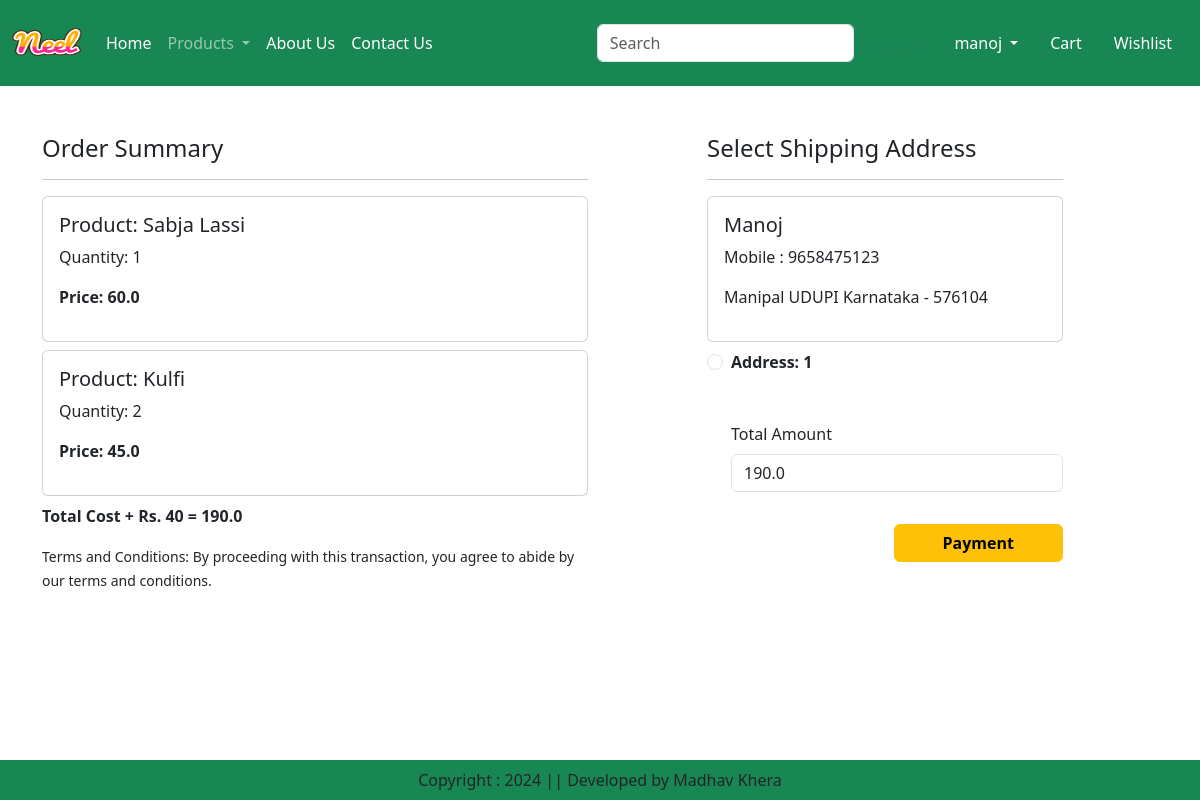
Screenshot of /checkout/ (signed in) with the database file from the repository.
### ec/app/models.py (models this page shows, shortened)
class Cart(models.Model):
    user = models.ForeignKey(User,on_delete=models.CASCADE)
    product=models.ForeignKey(Product,on_delete=models.CASCADE)
    quantity = models.PositiveIntegerField(default=1)
    class Meta:
        unique_together = ('user', 'product')

class Product(models.Model):
    title=models.CharField(max_length=100)
    selling_price = models.FloatField()
    discounted_price = models.FloatField()
    description=models.TextField()
    composition = models.TextField(default='')
    prodapp = models.TextField(default='')
    category= models.CharField(choices= CATEGORY_CHOICES,max_length=2)
    product_image = models.ImageField(upload_to='product')

class Customer(models.Model):
    user = models.ForeignKey(User,on_delete=models.CASCADE)
    name= models.CharField(max_length=200)
    locality = models.CharField(max_length=200)
    city = models.CharField(max_length=50)
    mobile = models.IntegerField(default=0)
    zipcode = models. IntegerField()
    state = models.CharField(choices=STATE_CHOICES, max_length=100)

### ec/app/views.py (the view, shortened to what this page needs)
# urls.py: path('checkout/',views.checkout.as_view(),name='checkout'),
class checkout(View):
    def get(self,request):
        user=request.user
        add=Customer.objects.filter(user=user)
        cart_items=Cart.objects.filter(user=user)
        if not cart_items.exists():
            messages.error(request, "Your cart is empty! Add some products to proceed.")
            return redirect('showcart')
        if not add.exists():
            messages.error(request, "Please add a shipping address before checkout!")
            return redirect('profile')
        famount=0
        for p in cart_items:
            value=p.quantity*p.product.discounted_price
            famount=famount+value
        totalamount=famount+40
        return render(request,'app/checkout.html',locals())

### ec/app/templates/app/checkout.html (shortened to what this page needs)
{% extends 'app/base.html' %}
{% load static %}
{%  block main-content %}
<div class="container">
    <div class="row mt-5">
        <div class="col-sm-6">
            <h4>Order Summary</h4>
            <hr>
            {% for item in cart_items %}
                <div class="card mb-2">
                    <div class="card-body">
                        <h5>Product: {{item.product.title}}</h5>
                        <p>Quantity: {{item.quantity}}</p>
                        <p class="fw-bold">Price: {{item.product.discounted_price}}</p>
                    </div>
                </div>
            {% endfor %}
            <p class="fw-bold">Total Cost + Rs. 40 = {{totalamount}}</p>
            <small>Terms and Conditions: By proceeding with this transaction, you agree to abide by our terms and conditions.</small>
        </div>
        <div class="col-sm-4 offset-sm-1">
            <h4>Select Shipping Address</h4>
            <hr>
            <form method="post" id="myform">
                {% for ad in add %}
                <div class="card">
                    <div class="card-body">
                        <h5>{{ad.name}}</h5>
                        <p>Mobile : {{ad.mobile}}</p>
                        <p>{{ad.locality}} {{ad.city}} {{ad.state}} - {{ad.zipcode}}</p>
                    </div>
                </div>
                <div class="form-check mt-2 mb-5">
                    <input class="form-check-input" type="radio" name="custid" id="custadd{{forloop.counter}}" value="{{ad.id}}">
                    <label class="form-check-label fw-bold" for="custadd{{forloop.counter}}">
                        Address: {{forloop.counter}}
                    </label>
                </div>
                {% endfor %}
                <div class="form-check mb-3">
                    <label for="totalamount" class="form-label">Total Amount</label>
                    <input type="number" class="form-control" name="totalamount" value={{totalamount}} title="" readonly>
                </div>
                <div class="text-end">
                    <button id="rzp-button1" type="submit" class="btn btn-warning mt-3 px-5 fw-bold" onclick="return validateForm()">Payment</button>
                </div>
            </form>
        </div>
    </div>
</div>
{% endblock main-content %}

### ec/app/templates/app/base.html (shortened to what this page needs)
<!DOCTYPE html>
{% load static %}
<html lang="en">
<head>
    <link href="https://cdn.jsdelivr.net/npm/bootstrap@5.3.3/dist/css/bootstrap.min.css" rel="stylesheet">
    <link rel="stylesheet" href="{% static 'app/css/owl.carousel.min.css' %}"/>
    <link rel="stylesheet" href="{% static 'app/css/all.min.css' %}"/>
    <link rel="stylesheet" href="{% static 'app/css/style.css' %}"/>
</head>
<body>
    <nav class="navbar navbar-expand-lg navbar-dark bg-success">
        <div class="container-fluid">
          <a class="navbar-brand" href="#">
            <img src="{% static "app/images/neel.png" %}" width="70" height="60" alt="logoimage"/>
          </a>
          <div class="collapse navbar-collapse" id="navbarSupportedContent">
            <ul class="navbar-nav me-auto mb-2 mb-lg-0">
              {% if request.user.is_authenticated %}
              <li class="nav-item">
                <a class="nav-link active" aria-current="page" href="/">Home</a>
              </li>
              <li class="nav-item dropdown">
                <a class="nav-link dropdown-toggle" href="#" role="button" data-bs-toggle="dropdown" aria-expanded="false">
                  Products
                </a>
              </li>
              <li class="nav-item">
                <a class="nav-link text-white" href="{% url 'about' %}">About Us</a>
              </li>
              <li class="nav-item">
                <a class="nav-link text-white" href="{% url 'contact' %}">Contact Us</a>
              </li>
            </ul>
            <form class="d-flex" role="search" method="GET" action="{% url 'search' %}">
              <input class="form-control me-2" type="search" name="search" placeholder="Search" aria-label="Search">
              <button class="btn btn-outline-success" type="submit">Search</button>
            </form>
          </div>
          <ul class="navbar-nav me-auto mb-2 mb-lg-0">
            <li class="nav-item dropdown mx-2">
                <a class="nav-link dropdown-toggle text-white" href="#" id="profileDropdown" role="button" data-bs-toggle="dropdown" aria-expanded="false">
                    {{ request.user.username }}
                </a>
            </li>
            <li class="nav-item mx-2">
                <a href="{% url 'showcart' %}" class="nav-link text-white">Cart </a>
            </li>
            <li class="nav-item mx-2">
                <a href="{% url 'wishlist' %}" class="nav-link text-white">Wishlist </a>
            </li>
            {% endif %}
          </ul>
        </div>
    </nav>
    {% block main-content %}{% endblock main-content %}
    <footer class="container-fluid fixed-bottom bg-success text-center p-2 mt-5">
        Copyright : 2024 || Developed by Madhav Khera
    </footer>
</body>
</html>

### rows the page displays
Cart: product "Sabja Lassi", quantity "1", product.discounted_price "60.0"
Cart: product "Kulfi", quantity "2", product.discounted_price "45.0"
Customer: name "Manoj", mobile "9658475123", locality "Manipal", city "UDUPI", state "Karnataka", zipcode "576104"

### other values shown
{{ request.user.username }} "manoj"
{{ totalamount }} "190.0"
